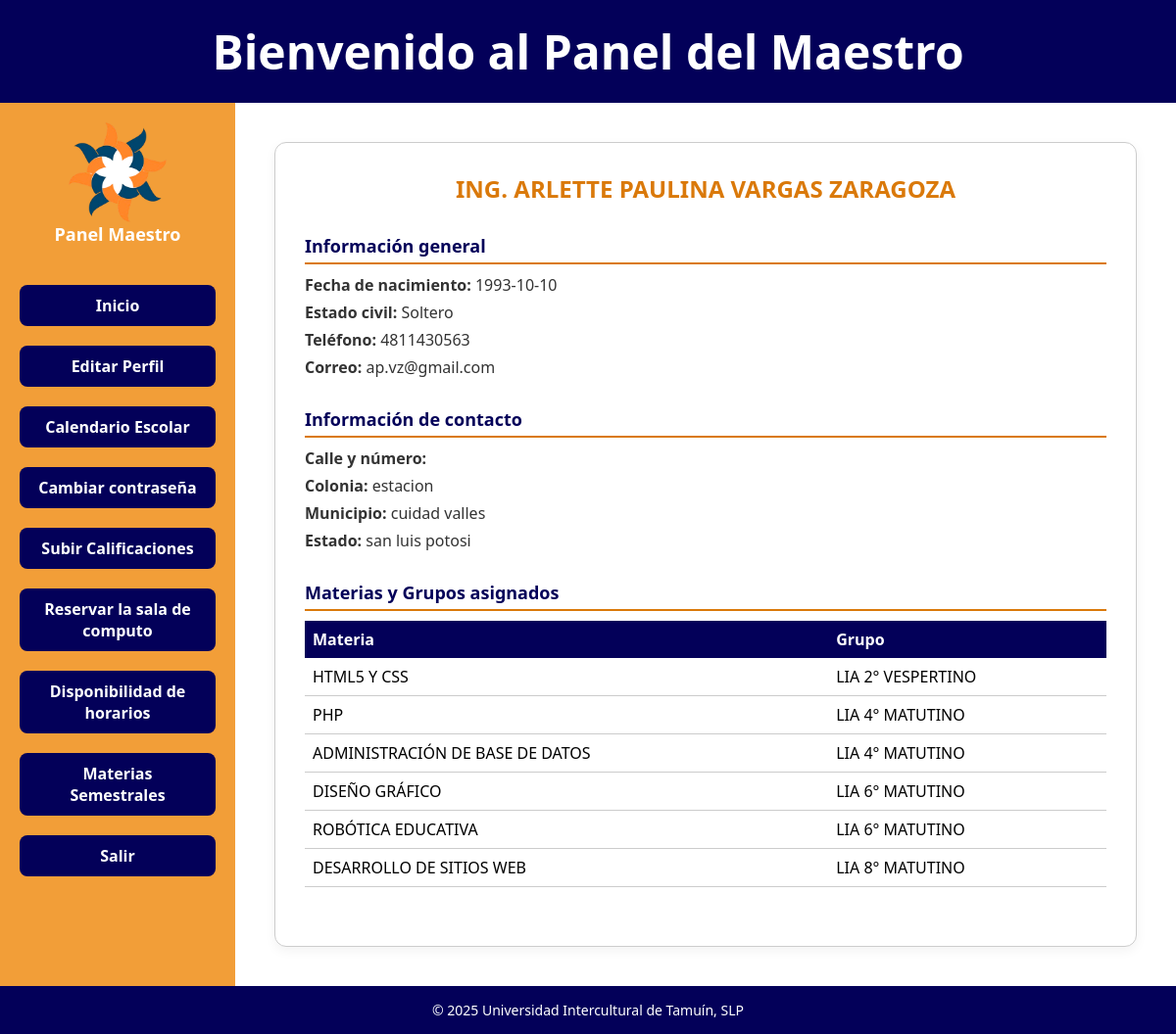
Page /panel_general_maestro.php (signed in) on the committed database.
### tables this page shows
CREATE TABLE IF NOT EXISTS `maestros` (
  `id_maestro` int NOT NULL AUTO_INCREMENT,
  `nombre_completo` varchar(100) NOT NULL,
  `usuario` varchar(20) NOT NULL,
  `contrasena` varchar(255) NOT NULL,
  PRIMARY KEY (`id_maestro`),
  UNIQUE KEY `usuario` (`usuario`)
);

CREATE TABLE IF NOT EXISTS `maestros_datos` (
  `id_datos` int NOT NULL AUTO_INCREMENT,
  `id_maestro` int NOT NULL,
  `fecha_nacimiento` date DEFAULT NULL,
  `estado_civil` varchar(20) DEFAULT NULL,
  `telefono` varchar(20) DEFAULT NULL,
  `correo` varchar(100) DEFAULT NULL,
  `calle` varchar(100) DEFAULT NULL,
  `colonia` varchar(100) DEFAULT NULL,
  `municipio` varchar(100) DEFAULT NULL,
  `estado` varchar(100) DEFAULT NULL,
  PRIMARY KEY (`id_datos`),
  KEY `id_maestro` (`id_maestro`)
);

CREATE TABLE IF NOT EXISTS `materias` (
  `id_materia` int NOT NULL AUTO_INCREMENT,
  `nombre_materia` varchar(100) NOT NULL,
  PRIMARY KEY (`id_materia`)
);

CREATE TABLE IF NOT EXISTS `grupos` (
  `id_grupo` int NOT NULL AUTO_INCREMENT,
  `nombre_grupo` varchar(100) NOT NULL,
  `id_carrera` int NOT NULL,
  `id_semestre` int DEFAULT NULL,
  PRIMARY KEY (`id_grupo`),
  KEY `id_carrera` (`id_carrera`),
  KEY `id_semestre` (`id_semestre`)
);

### inicio_maestro.php (the view, shortened to what this page needs)
<?php
include("conexion.php");
$id_maestro = $_SESSION['id_maestro'] ?? null;
$sql1 = "SELECT nombre_completo FROM maestros WHERE id_maestro = ?";
$stmt1 = $conn->prepare($sql1);
$stmt1->bind_param("i", $id_maestro);
$stmt1->execute();
$maestro = $stmt1->get_result()->fetch_assoc();
$sql2 = "SELECT * FROM maestros_datos WHERE id_maestro = ?";
$stmt2 = $conn->prepare($sql2);
$stmt2->bind_param("i", $id_maestro);
$stmt2->execute();
$datos = $stmt2->get_result()->fetch_assoc();
$sql3 = "
  SELECT m.nombre_materia, g.nombre_grupo
  FROM maestros_materias_grupos mmg
  JOIN materias m ON mmg.id_materia = m.id_materia
  JOIN grupos g ON mmg.id_grupo = g.id_grupo
  WHERE mmg.id_maestro = ?
";
$stmt3 = $conn->prepare($sql3);
$stmt3->bind_param("i", $id_maestro);
$stmt3->execute();
$materias = $stmt3->get_result();
?><div class="card-datos">
  <h2><?= $maestro['nombre_completo'] ?></h2>  <div class="datos-bloque">
    <h3>Información general</h3>
    <p><strong>Fecha de nacimiento:</strong> <?= $datos['fecha_nacimiento'] ?? 'No registrado' ?></p>
    <p><strong>Estado civil:</strong> <?= $datos['estado_civil'] ?? 'No registrado' ?></p>
    <p><strong>Teléfono:</strong> <?= $datos['telefono'] ?? 'No registrado' ?></p>
    <p><strong>Correo:</strong> <?= $datos['correo'] ?? 'No registrado' ?></p>
  </div>  <div class="datos-bloque">
    <h3>Información de contacto</h3>
    <p><strong>Calle y número:</strong> <?= $datos['calle'] ?? 'No registrado' ?></p>
    <p><strong>Colonia:</strong> <?= $datos['colonia'] ?? 'No registrado' ?></p>
    <p><strong>Municipio:</strong> <?= $datos['municipio'] ?? 'No registrado' ?></p>
    <p><strong>Estado:</strong> <?= $datos['estado'] ?? 'No registrado' ?></p>
  </div>  <div class="datos-bloque">
    <h3>Materias y Grupos asignados</h3>
    <table style="width: 100%; border-collapse: collapse;">
      <thead>
        <tr>
          <th style="text-align: left; padding: 8px; background-color: #030059; color: white;">Materia</th>
          <th style="text-align: left; padding: 8px; background-color: #030059; color: white;">Grupo</th>
        </tr>
      </thead>
      <tbody>
        <?php while ($row = $materias->fetch_assoc()): ?>
        <tr>
          <td style="padding: 8px; border-bottom: 1px solid #ccc;"><?= $row['nombre_materia'] ?></td>
          <td style="padding: 8px; border-bottom: 1px solid #ccc;"><?= $row['nombre_grupo'] ?></td>
        </tr>
        <?php endwhile; ?>
      </tbody>
    </table>
  </div>
</div>

### panel_general_alumno.css (style rules this page uses)
* { box-sizing: border-box; margin: 0; padding: 0; }
body { font-family: 'Segoe UI', sans-serif; background-color: #f0f4f8; display: flex; flex-direction: column; min-height: 100vh; }
main h2 { color: #da790a; margin-bottom: 20px; }
main p { font-size: 16px; color: #333; margin-bottom: 10px; }
.card-datos { background-color: #ffffff; border: 1px solid #ccc; border-radius: 12px; padding: 30px; box-shadow: 0 4px 12px rgba(0, 0, 0, 0.05); max-width: 900px; margin: 0 auto; }
.card-datos h2 { color: #da790a; text-align: center; margin-bottom: 30px; }
.datos-bloque { margin-bottom: 30px; }
.datos-bloque h3 { color: #030059; font-size: 18px; margin-bottom: 10px; border-bottom: 2px solid #da790a; padding-bottom: 5px; }
.datos-bloque p { font-size: 16px; margin: 6px 0; color: #333; }

### rows in the picture
maestros: nombre_completo "ING. ARLETTE PAULINA VARGAS ZARAGOZA"
maestros_datos: fecha_nacimiento "1993-10-10", estado_civil "Soltero", telefono "4811430563", correo "ap.vz@gmail.com", colonia "estacion", municipio "cuidad valles", estado "san luis potosi"
materias: nombre_materia "HTML5 Y CSS", grupos.nombre_grupo "LIA 2° VESPERTINO"
materias: nombre_materia "PHP", grupos.nombre_grupo "LIA 4° MATUTINO"
materias: nombre_materia "ADMINISTRACIÓN DE BASE DE DATOS", grupos.nombre_grupo "LIA 4° MATUTINO"
materias: nombre_materia "DISEÑO GRÁFICO", grupos.nombre_grupo "LIA 6° MATUTINO"
materias: nombre_materia "ROBÓTICA EDUCATIVA", grupos.nombre_grupo "LIA 6° MATUTINO"
materias: nombre_materia "DESARROLLO DE SITIOS WEB", grupos.nombre_grupo "LIA 8° MATUTINO"
